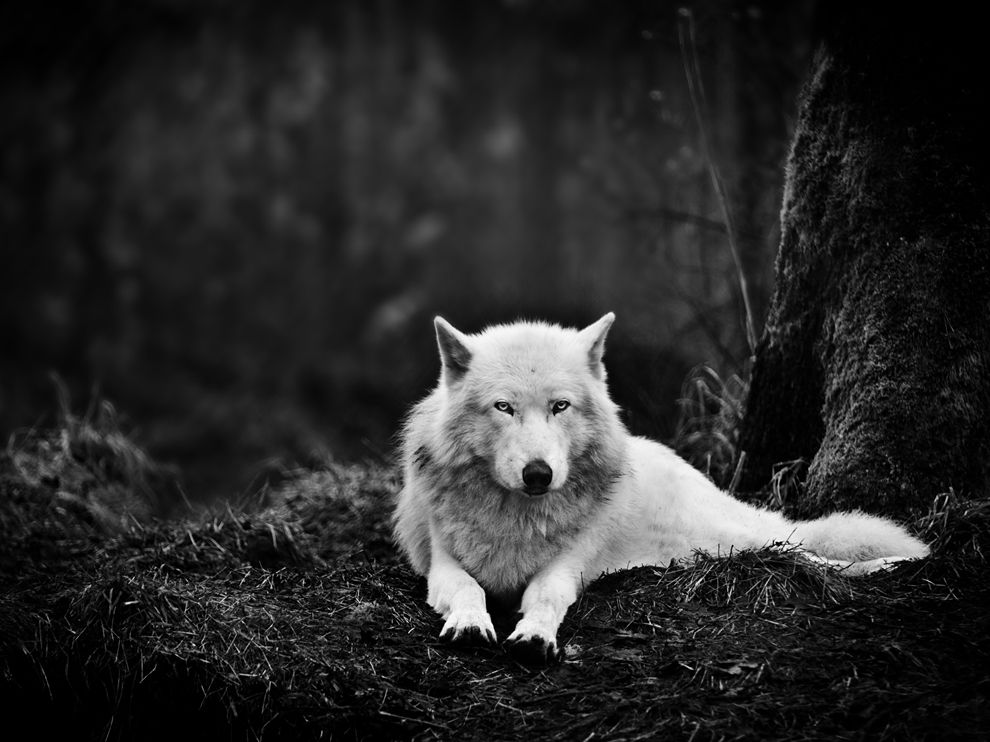
#> input picture input/wolf.jpg, 990 x 742 px
$ python BoundingRect.py
#> lines starting #> are read from the running program, lines starting #| are printed output that depends on the picture; after the words box and inside, x2 and y2 are one past the last pixel; in counts of white or black regions, pixels touching at a corner belong together

import cv2
import numpy as np
from matplotlib import pyplot as plt


def boundrect_j(contour):
    min=np.min(contour,axis=0)
    max=np.max(contour,axis=0)
    h=max[0][1]-min[0][1]+1
    w=max[0][0]-min[0][0]+1
    x=min[0][0]
    y=min[0][1]
    return x,y,w,h


image=cv2.imread("input/wolf.jpg",cv2.IMREAD_GRAYSCALE)
#> image is the input picture: shape (742, 990); min 0, max 255, mean 41.2
result= image.copy()
_, image_thresh = cv2.threshold(image,115,255,cv2.THRESH_BINARY)
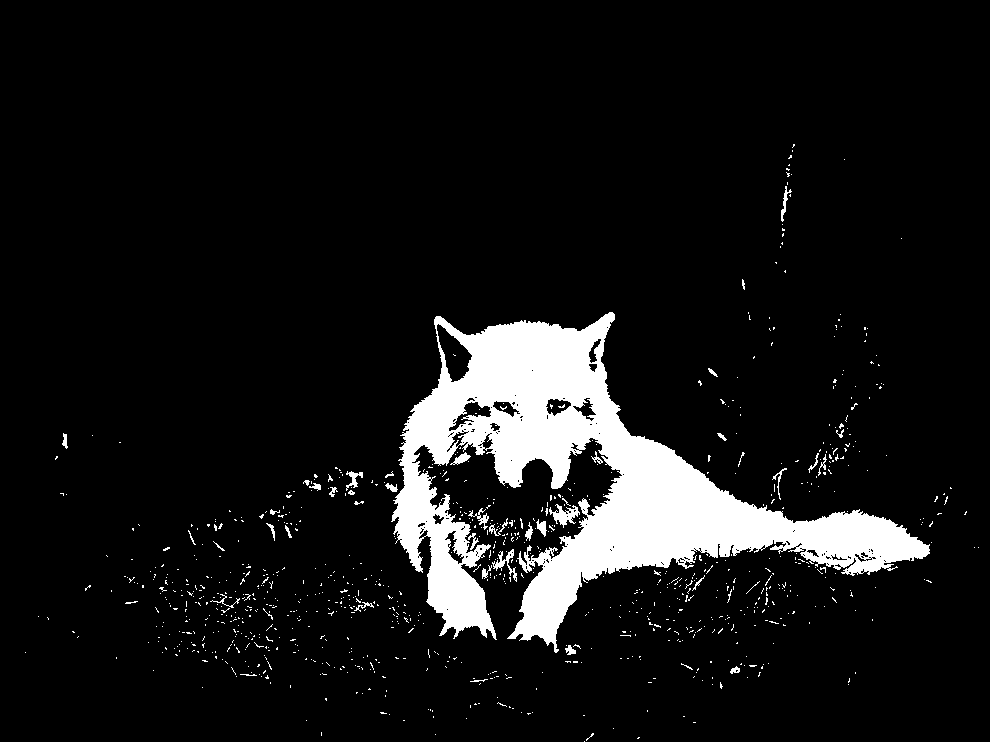
#> image_thresh: shape (742, 990); 8.7% white; 935 white regions (892 under 20 px)

contours, _ =cv2.findContours(image_thresh,cv2.RETR_EXTERNAL,cv2.CHAIN_APPROX_SIMPLE)
#> contours = 927 contours, 900 with area under 20; largest, box (x1, y1, x2, y2) and area: (391, 312, 930, 653) 59816, (549, 504, 580, 528) 261, (492, 549, 517, 582) 150, (450, 452, 471, 465) 96, (346, 471, 363, 491) 90

counter=0
for contour in contours:
    if cv2.contourArea(contour)>300:
        x,y,w,h=cv2.boundingRect(contour)
        cv2.rectangle(result,(x,y),(x+w,y+h),(255,255,255),3)
        cv2.putText(result,f'Opencv Boundrect Output:',(x,y-160),cv2.FONT_HERSHEY_COMPLEX,fontScale=1,color=(255,255,255),thickness=2,lineType=cv2.LINE_AA)
        cv2.putText(result,f'x={x},y={y},w={w},h={h}',(x,y-120),cv2.FONT_HERSHEY_COMPLEX,fontScale=1,color=(255,255,255),thickness=2,lineType=cv2.LINE_AA)
        x1,y1,w1,h1=boundrect_j(contour)
        cv2.rectangle(result,(x1,y1),(x1+w1,y1+h1),(0,255,0),3)
        cv2.putText(result,f'Boundrect Output:',(x1,y1-80),cv2.FONT_HERSHEY_COMPLEX,fontScale=1,color=(255,255,255),thickness=2,lineType=cv2.LINE_AA)
        cv2.putText(result,f'x={x1},y={y1},w={w1},h={h1}',(x1,y1-40),cv2.FONT_HERSHEY_COMPLEX,fontScale=1,color=(255,255,255),thickness=2,lineType=cv2.LINE_AA)
#> this loop made 927 passes
#> (x1, y1, w1, h1) on pass 907: (391, 312, 539, 341)
#> contour on passes 1, 2, 3, 5, 6, 7: [[584, 741]], [[638, 737], [637, 738], [638, 738], [639, 737]], [[435, 734]], [[321, 732], [321, 735]], [[613, 728]], [[693, 722], [695, 722]]
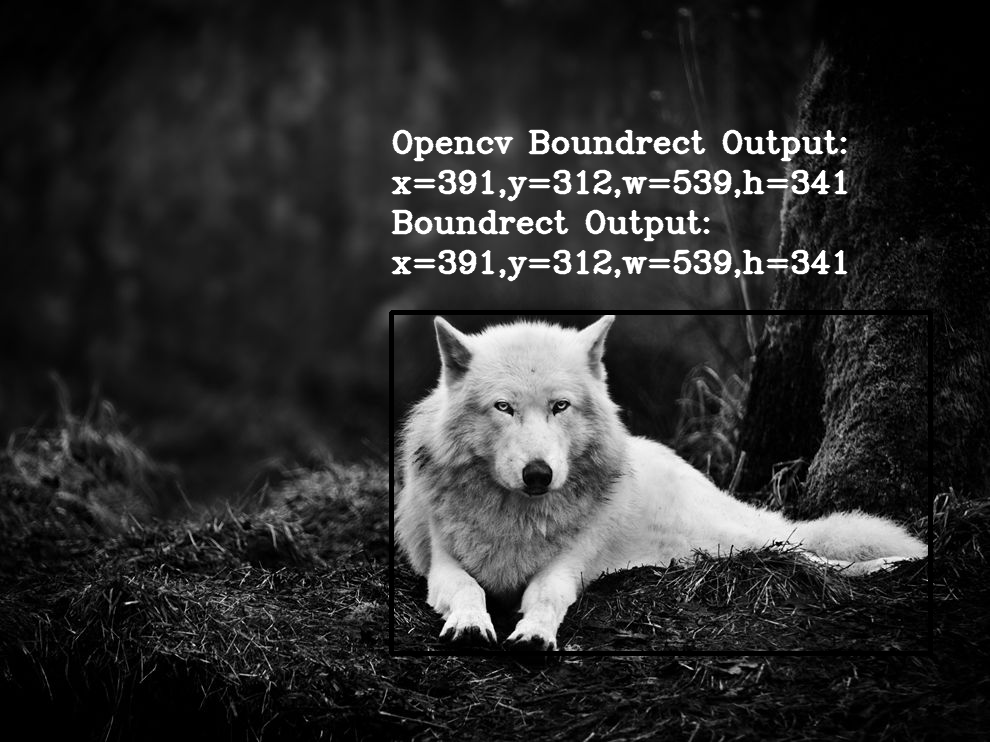
#> result: shape (742, 990); 4.03% of pixels changed, all inside (x1, y1, x2, y2) = (389, 129, 933, 656)

cv2.imwrite("output/Boundrect.jpeg",result)
plt.imshow(result,cmap="gray")
plt.show()

$ run again, with input/dice.png saved as input/wolf.jpg
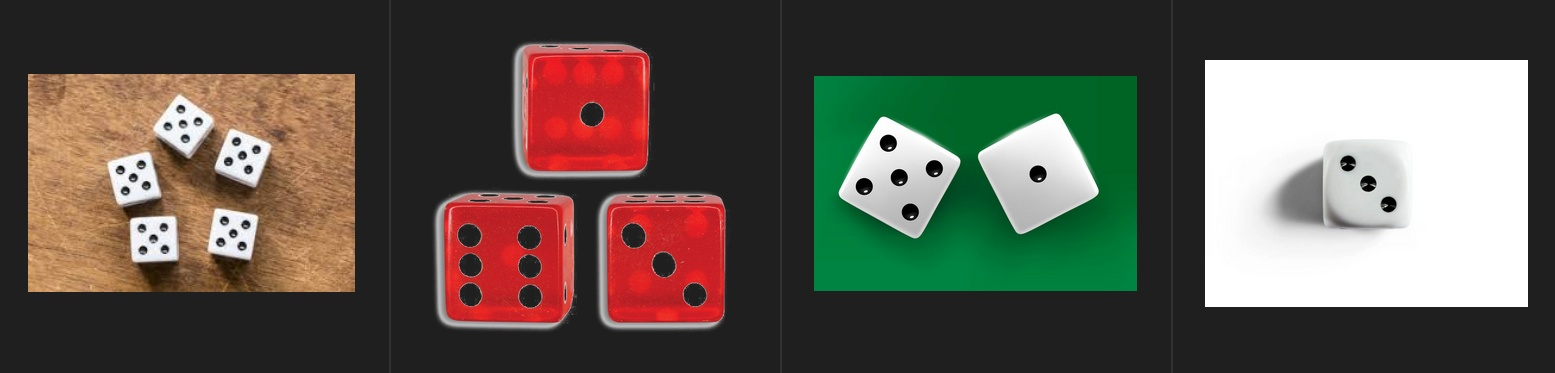
#> input picture input/dice.png, 1555 x 373 px
#> `_, image_thresh = cv2.threshold(image,115,255,cv2.THRESH_BINARY)`:
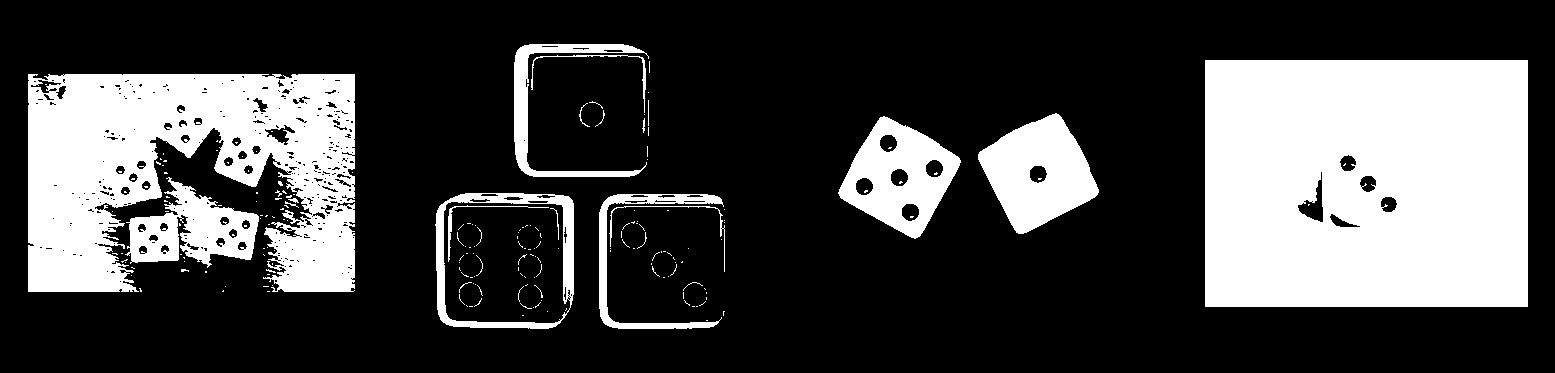
#> image_thresh: shape (373, 1555); 27.7% white; 202 white regions (179 under 20 px)
#> contours = 120 contours, 110 with area under 20; largest, box (x1, y1, x2, y2) and area: (1205, 60, 1528, 307) 79212, (28, 74, 355, 292) 49510, (435, 193, 574, 329) 17716, (978, 113, 1099, 234) 8818, (838, 116, 961, 239) 8786
#> the loop `for contour in contours:` made 120 passes
#> (x1, y1, w1, h1) on passes 87, 89, 94, 108, 110, 116, 118, 120: (599, 194, 125, 135), (435, 193, 139, 136), (125, 177, 134, 91), (838, 116, 123, 123), (978, 113, 121, 121), (28, 74, 327, 218), (1205, 60, 323, 247), (514, 44, 135, 133)
#> after the loop `for contour in contours:`:
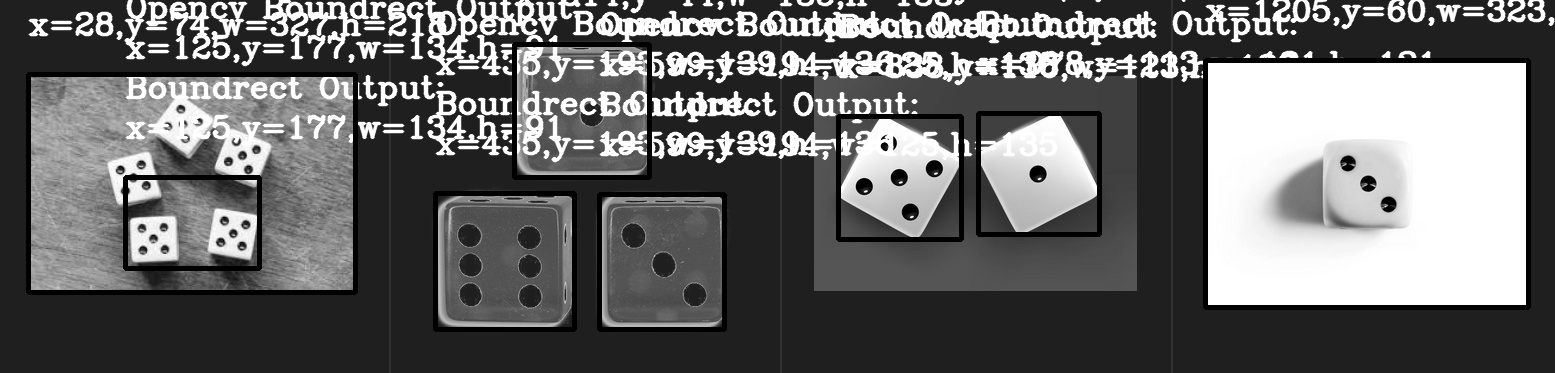
#> result: shape (373, 1555); min 0, max 255, mean 103.7
